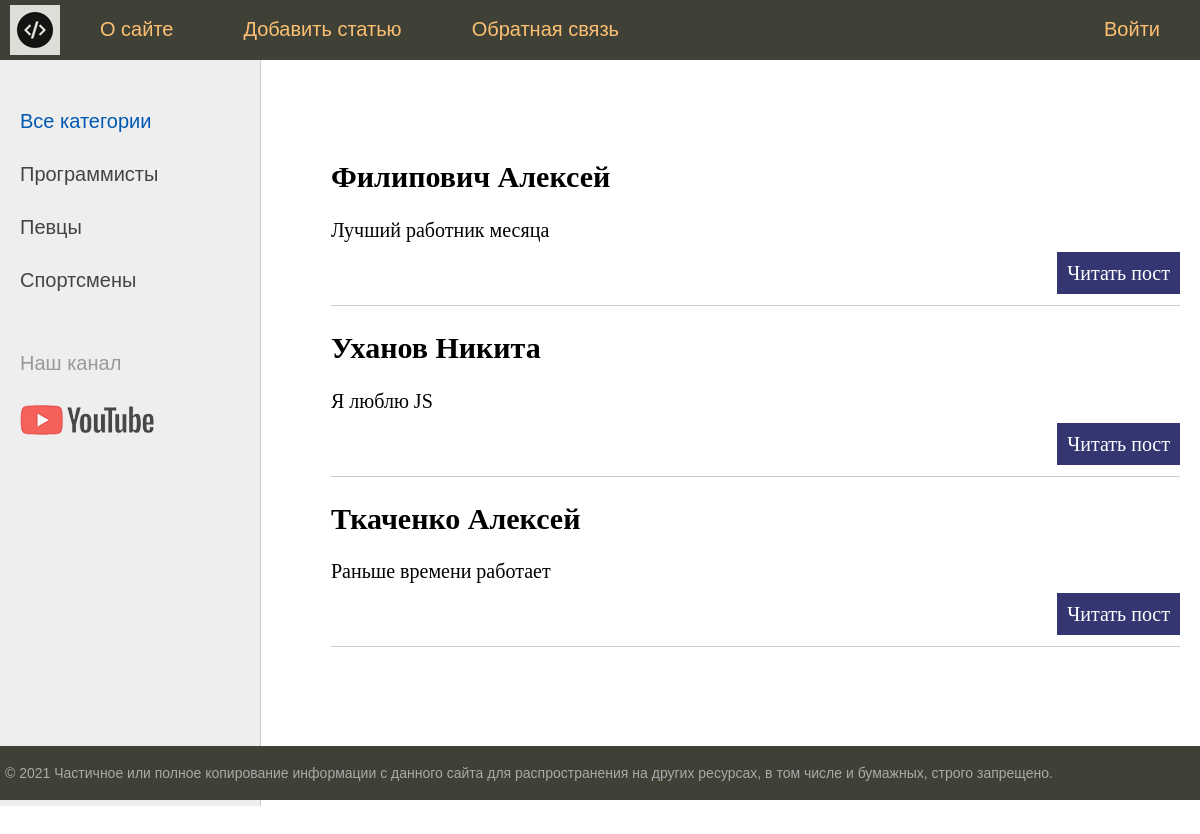
Before: / with the older database file.
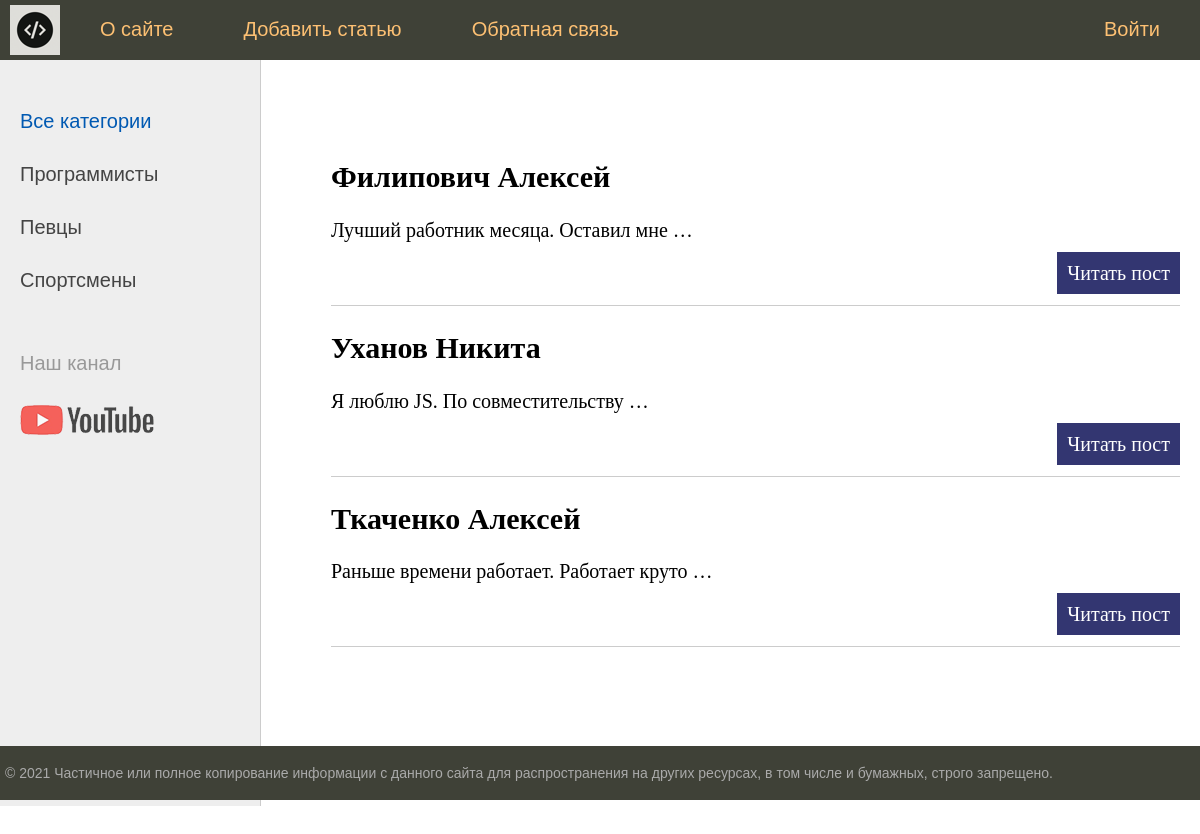
After: the same page with the newer database file.
### men/models.py (models this page shows, shortened)
class mens(models.Model):
    title = models.CharField(max_length=255)
    content = models.TextField(blank=True)
    photo = models.ImageField(upload_to="photos/%Y/%m/%d")
    time_create = models.DateTimeField(auto_now_add=True)
    time_update = models.DateTimeField(auto_now=True)
    is_published = models.BooleanField(default=True)
    def get_absolute_urls(self):
        return reverse('post', kwargs={'post_id': self.pk})

### men/views.py (the view)
# urls.py: path('', index, name='home'),
def index(request):
    posts = mens.objects.all()
    context = {
        'posts': posts,
        'menu': menu,
        'title': 'Главная страница'
               }
    return render(request, 'vladsite/index.html', context=context)

### vladsite/templates/vladsite/index.html (shortened to what this page needs)
{% extends 'vladsite/base.html' %}
{% block content %}
<ul class="list-articles">
	{% for p in posts %}
			<li><h2>{{p.title}}</h2>
	{% autoescape on %}
	{{p.content|linebreaks|truncatewords:5}}
	{% endautoescape %}
			<p class="link-read-post"><a href="{{ p.get_absolute_urls }}">Читать пост</a></p>
			</li>
	{% endfor %}
</ul>
{% endblock %}

Changed rows visible on the page:
changed mens "Филипович Алексей": content "Лучший работник месяца" → "Лучший работник месяца. Оставил мне …"
changed mens "Уханов Никита": content "Я люблю JS" → "Я люблю JS. По совместительству …"
changed mens "Ткаченко Алексей": content "Раньше времени работает" → "Раньше времени работает. Работает круто …"
